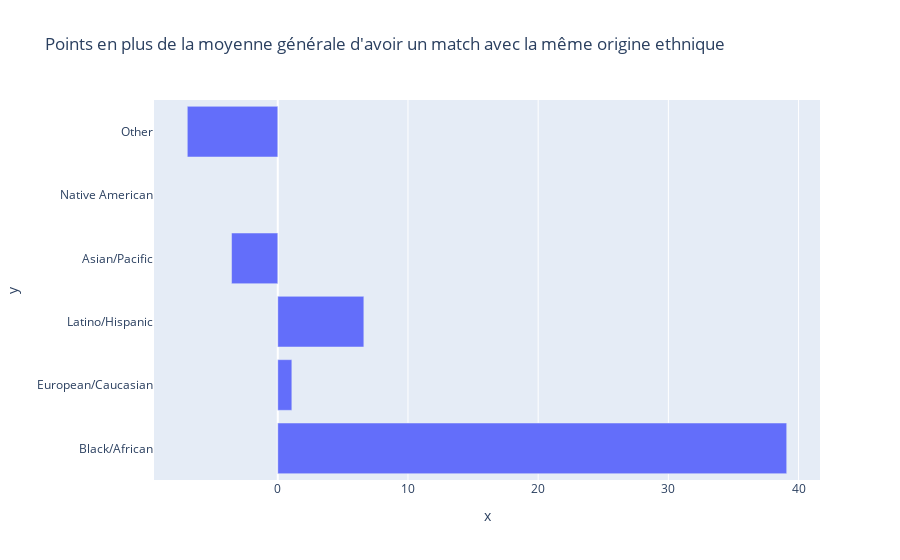

The notebook cell this image was saved under:
### Code cell
results = []
for race_id in range(1,7):
    diff = get_points_bysame(race_id, "samerace", "race", df)
    label_race = dic_race[race_id] # On récupére le label de l'origine dans le dic déjà créé
    print(f"Points de chance en plus d'avoir un match en ayant la même origine {label_race}: ",diff,"")
    results.append(diff)
    
px.bar(x=results, y=[dic_race[race_id] for race_id in range(1,7)], title="Points en plus de la moyenne générale d'avoir un match avec la même origine ethnique")

### Figure 1 — Plotly figure (JSON) as saved in the notebook; plotly's stock layout.template omitted (floating-point values rounded to 4 significant figures)
{"data": [{"alignmentgroup": "True", "hovertemplate": "x=%{x}<br>y=%{y}<extra></extra>", "legendgroup": "", "marker": {"color": "#636efa", "pattern": {"shape": ""}}, "name": "", "offsetgroup": "", "orientation": "h", "showlegend": false, "textposition": "auto", "type": "bar", "x": [39.09, 1.08, 6.61, -3.55, null, -6.95], "xaxis": "x", "y": ["Black/African", "European/Caucasian", "Latino/Hispanic", "Asian/Pacific", "Native American", "Other"], "yaxis": "y"}], "layout": {"barmode": "relative", "legend": {"tracegroupgap": 0}, "title": {"text": "Points en plus de la moyenne générale d'avoir un match avec la même origine ethnique"}, "xaxis": {"anchor": "y", "domain": [0, 1], "title": {"text": "x"}}, "yaxis": {"anchor": "x", "domain": [0, 1], "title": {"text": "y"}}}}
